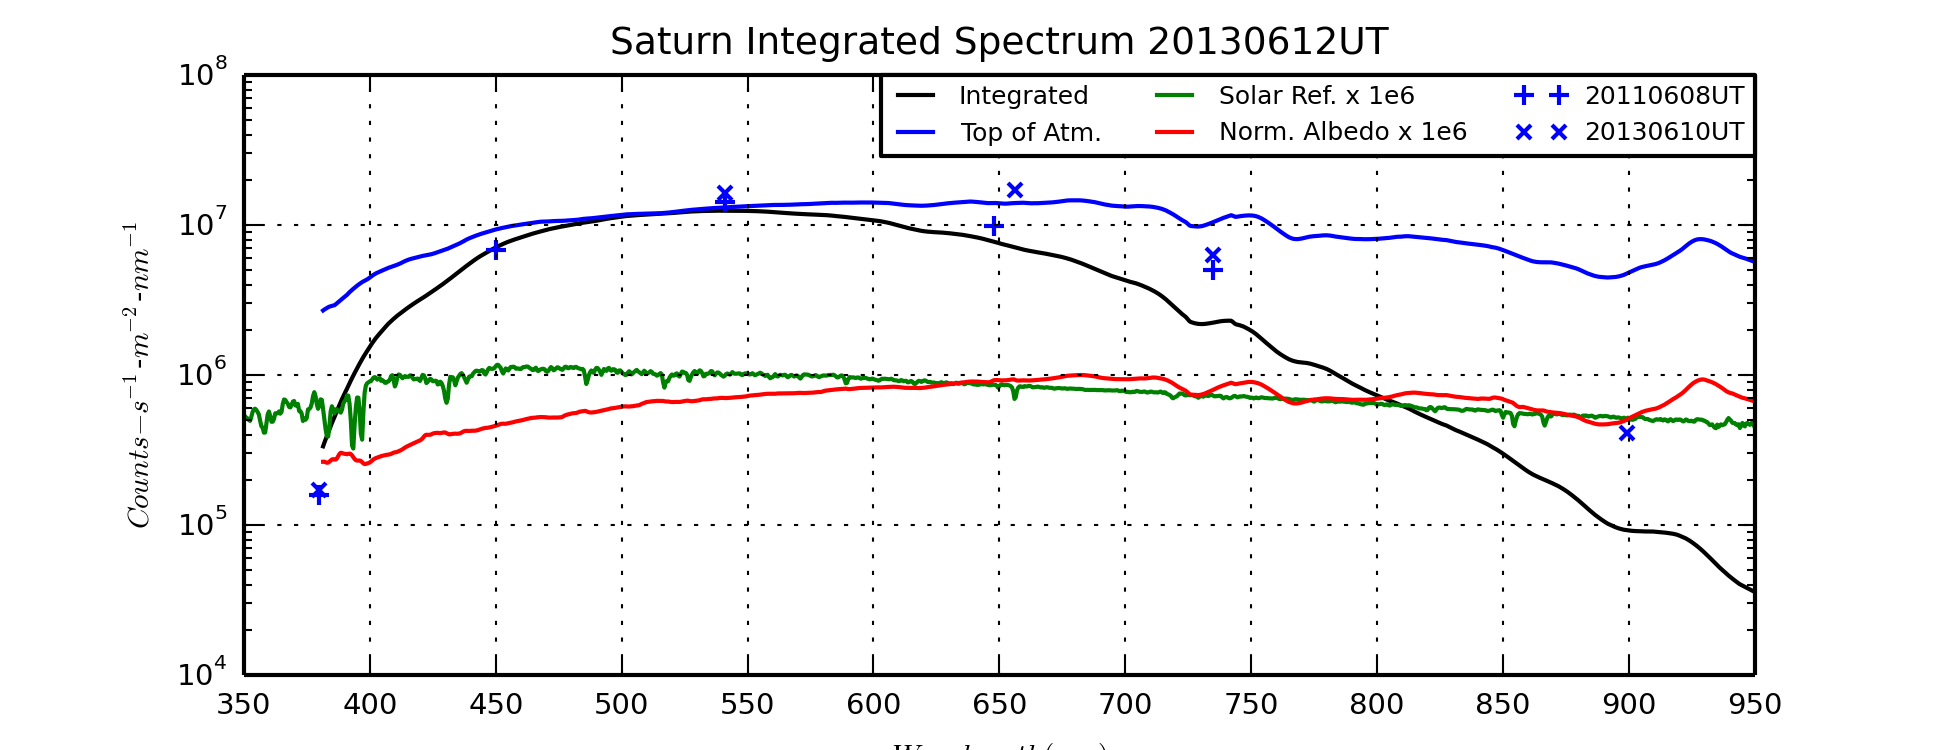

Recreate this plot in Python.
# -*- coding: utf-8 -*-
"""
Created on Tue Jul 15 07:22:23 2014

@author: steven.hill
"""
import sys
sys.path.append('g:\\Astronomy\Python Play')
import matplotlib.pyplot as pl
import pylab
import numpy as np
from scipy import interpolate
import scipy
from copy import deepcopy
import ComputeEW

# SKIP PANDAS!!!

# Read and reshape spectral data files    
INT = scipy.fromfile(file="Data/SaturnInt-UnNorm-Cropped.dat", dtype=float, count=-1, sep='\t')    
NormResponsewithWV= scipy.fromfile(file="VegaResponse20130921UT.txt", dtype=float, count=-1, sep=" ")

INT=scipy.reshape(INT,[INT.size/2,2])
NativeDispersion=(INT[(INT.size/2.-1),0]-INT[0,0])/(INT.size/2.-1.)
NRespWV=scipy.reshape(NormResponsewithWV,[NormResponsewithWV.size/2,2])
#Load Reference Spectrum: Average G2v for albedo calculations
Ref = scipy.loadtxt("g:/Astronomy/SpectralReferenceFiles/ReferenceLibrary/g2v.dat", dtype=float, skiprows=3,usecols=(0,1))
MasterDispersion=(Ref[(Ref.size/2.-1),0]-Ref[0,0])/(Ref.size/2.-1.)

#Interpolate NIR, Response and Reference spectra onto Reference Wavelengths

INTInterp=interpolate.interp1d(INT[:,0],INT[:,1],kind='linear', copy=True,
                         bounds_error=False, fill_value=0.0)  
INTonRef=INTInterp(Ref[:,0])

NRespInterp=interpolate.interp1d(NRespWV[:,0],NRespWV[:,1],kind='linear', copy=True,
                         bounds_error=False, fill_value=0.0)  
NResponRef=NRespInterp(Ref[:,0])

#Create Master Observed Spectrum by merging CLR and NIR spectra

MASTER=deepcopy(Ref)
MASTER[:,1]= INTonRef[:]
#Compute EWs for telluric bands from MASTER
"""
EWFN="SaturnEW20140629UT.txt"
BandName,BandStart,BandEnd,ContWidth,EW=ComputeEW.ComputeEW(MASTER,"Ca II H&K",3920.,3990.,20.,EWFN,False)
BandName,BandStart,BandEnd,ContWidth,EW=ComputeEW.ComputeEW(MASTER,"H Delta",4090.,4115.,10.,EWFN,True)
BandName,BandStart,BandEnd,ContWidth,EW=ComputeEW.ComputeEW(MASTER,"Ca I 'g band'",4215.,4240.,20.,EWFN,True)
BandName,BandStart,BandEnd,ContWidth,EW=ComputeEW.ComputeEW(MASTER,"G band 4300",4270.,4330.,20.,EWFN,True)
BandName,BandStart,BandEnd,ContWidth,EW=ComputeEW.ComputeEW(MASTER,"H Gamma",4330.,4350.,10.,EWFN,True)
BandName,BandStart,BandEnd,ContWidth,EW=ComputeEW.ComputeEW(MASTER,"Fe I 'd band'",4365.,4405.,20.,EWFN,True)
BandName,BandStart,BandEnd,ContWidth,EW=ComputeEW.ComputeEW(MASTER,"H Beta",4815.,4890.,10.,EWFN,True)
BandName,BandStart,BandEnd,ContWidth,EW=ComputeEW.ComputeEW(MASTER,"Mg 5170",5140.,5200.,20.,EWFN,True)
BandName,BandStart,BandEnd,ContWidth,EW=ComputeEW.ComputeEW(MASTER,"Na D",5870.,5920.,20.,EWFN,True)
BandName,BandStart,BandEnd,ContWidth,EW=ComputeEW.ComputeEW(MASTER,"H Alpha 6563 band",6530.,6600.,10.,EWFN,True)
BandName,BandStart,BandEnd,ContWidth,EW=ComputeEW.ComputeEW(MASTER,"Ca II 8498",8480.,8510.,20.,EWFN,True)
BandName,BandStart,BandEnd,ContWidth,EW=ComputeEW.ComputeEW(MASTER,"Ca II 8542",8520.,8560.,20.,EWFN,True)
BandName,BandStart,BandEnd,ContWidth,EW=ComputeEW.ComputeEW(MASTER,"Ca II 8662",8625.,8675.,20.,EWFN,True)
BandName,BandStart,BandEnd,ContWidth,EW=ComputeEW.ComputeEW(MASTER,"O2 6300 band",6260.,6360.,20.,EWFN,True)
BandName,BandStart,BandEnd,ContWidth,EW=ComputeEW.ComputeEW(MASTER,"O2 B band",6840.,6980.,20.,EWFN,True)
BandName,BandStart,BandEnd,ContWidth,EW=ComputeEW.ComputeEW(MASTER,"H2O 7200a band",6910.,7090.,10.,EWFN,True)
BandName,BandStart,BandEnd,ContWidth,EW=ComputeEW.ComputeEW(MASTER,"H2O 7200b band",7150.,7350.,20.,EWFN,True)
BandName,BandStart,BandEnd,ContWidth,EW=ComputeEW.ComputeEW(MASTER,"O2 A band",7560.,7700.,20.,EWFN,True)
BandName,BandStart,BandEnd,ContWidth,EW=ComputeEW.ComputeEW(MASTER,"H2O Z band",7850.,8600.,40.,EWFN,True)

BandName,BandStart,BandEnd,ContWidth,EW=ComputeEW.ComputeEW(MASTER,"CH4 6190",6130.,6210.,20.,EWFN,True)
BandName,BandStart,BandEnd,ContWidth,EW=ComputeEW.ComputeEW(MASTER,"CH4 7250",7100.,7400.,30.,EWFN,True)
BandName,BandStart,BandEnd,ContWidth,EW=ComputeEW.ComputeEW(MASTER,"CH4 8620",8480.,8660.,30.,EWFN,True)
BandName,BandStart,BandEnd,ContWidth,EW=ComputeEW.ComputeEW(MASTER,"CH4 8890",8700.,9200.,30.,EWFN,True)
"""

#Compute top of atmosphere spectrum

BoxcarSmoothIndices=np.where(Ref[:,0] >= 3500.)
NResponRefSmooth=deepcopy(NResponRef)
NResponRefSmooth[BoxcarSmoothIndices]=scipy.convolve(NResponRef[BoxcarSmoothIndices],np.ones((29,))/29)[(28):]
ToA=deepcopy(MASTER)
ToA=MASTER[:,1]/NResponRefSmooth

#Compute Albedo
RefSmooth=deepcopy(Ref[:,1])
RefSmooth[BoxcarSmoothIndices]=scipy.convolve(RefSmooth[BoxcarSmoothIndices],np.ones((19,))/19)[(18):]
Albedo=ToA/RefSmooth
mAlbedo = np.ma.masked_invalid(Albedo)
AlbedoNormRangeIndices=np.where((Ref[:,0] >4000.) & \
     (Ref[:,0] < 7500.))

NormAlbedo=Albedo/mAlbedo[AlbedoNormRangeIndices].max()
print NormAlbedo.max()

NormAlbedowithWV=deepcopy(Ref)
NormAlbedowithWV[:,1]=NormAlbedo

#Begin plotting 
SaturnPhotometry_Labels=np.array(['NUV','BLU','GRN','CLR','RED','HAL','NIR','CH4'])
SaturnPhotometry_WaveCenters=np.array([3800.,4500.,5410.,5705.,6480.,6563.,7350.,8990.])
SaturnPhotometry_20110608UT=np.array([2211.,95670.,201177.,np.nan,138751.,np.nan,70572.,np.nan])
SaturnPhotometry_20130610UT=np.array([605.,np.nan,57777.,np.nan,np.nan,60335.,22306.,1440.]) ;


pl.figure(figsize=(6.5, 2.5), dpi=150, facecolor="white")

pl.subplot(1, 1, 1)
#Plot Layout Configuration
x0=350
x1=950
xtks=13

y0=1.0e4
y1=1.0e8
#    ytks=9
ExposureCLR = 1. #seconds - already exposure normalized
Aperture = 0.2**2.-0.07**2. #meters^2
NativeDispersionNM=NativeDispersion/10.
MasterDispersionNM=MasterDispersion/10.
# Set x limits
pl.xlim(x0,x1)
# Set x ticks
pl.xticks(np.linspace(x0,x1,xtks, endpoint=True))
# Set y limits
pl.ylim(y0,y1)
# Set y ticks
pl.yscale('log')
pl.grid()
pl.tick_params(axis='both', which='major', labelsize=7)
pl.ylabel(r"$Counts-s^{-1}$-$m^{-2}$-$nm^{-1}$",fontsize=7)
pl.xlabel(r"$Wavelength (nm)$",fontsize=7)
pl.title("Saturn Integrated Spectrum 20130612UT",fontsize=9)
#pl.plot(Ref[:,0],CLRonRef/150.,label='CLR',linewidth=0.5)
#pl.plot(Ref[:,0],NIRonRef/300.,label='NIRonCLR',linewidth=0.5)
pl.plot(MASTER[:,0]/10.,MASTER[:,1]/(ExposureCLR*Aperture*NativeDispersionNM),label='Integrated',color='k',linewidth=1)
pl.plot(MASTER[:,0]/10.,ToA/(ExposureCLR*Aperture*NativeDispersionNM),label='Top of Atm.')
pl.plot(MASTER[:,0]/10.,Ref[:,1]*1.0e6,label='Solar Ref. x 1e6')
pl.plot(MASTER[:,0]/10.,NormAlbedo*1.0e6,label='Norm. Albedo x 1e6')

pl.plot(SaturnPhotometry_WaveCenters/10.,0.25*10.*SaturnPhotometry_20110608UT/Aperture,
        label='20110608UT',linewidth=0,marker='+',markersize=5,markeredgewidth=1,color='b')
pl.plot(SaturnPhotometry_WaveCenters/10.,10.*SaturnPhotometry_20130610UT/Aperture,
        label='20130610UT',linewidth=0,marker='x',markersize=3.5,markeredgewidth=1,color='b')


pl.legend(loc=0,ncol=3, borderaxespad=0.,prop={'size':6})
pylab.savefig('SaturnINTSpectrum20130612UT.png',dpi=300)

TempMaster=MASTER
TempMaster[:,0]=MASTER[:,0]/10.
TempMaster[:,1]=MASTER[:,1]/(ExposureCLR*Aperture*NativeDispersionNM)
np.savetxt("SaturnINTSpectrum20130612UT.txt",MASTER,delimiter=" ",fmt="%10.3F %10.7F")
np.savetxt("SaturnINTAlbedo20130612UT.txt",NormAlbedowithWV,delimiter=" ",fmt="%10.3F %10.7F")
